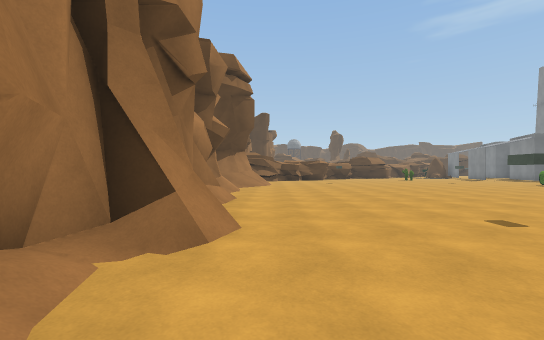
[1] (above)

21 first-person views from a walk through a 3-D level made in the Unity game engine. The camera is 1.3 m above the floor, looks level and sees 90° across. The floor is counted in squares, 2 m on a side. Each view is taken from the middle of a square. On the plan, view 1 faces up. The plan holds only what a view shows up to about 9 squares ahead; the rest is blank. The place goes on beyond the plan. Some surface patterns are stand-ins.

[2]
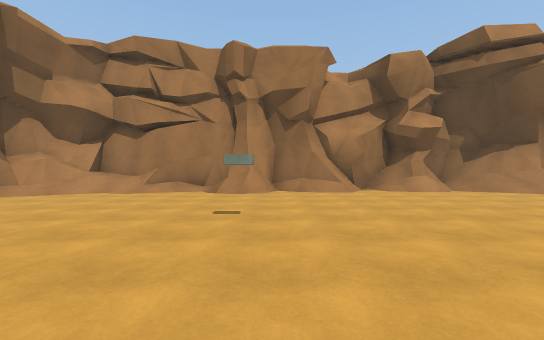

[3]
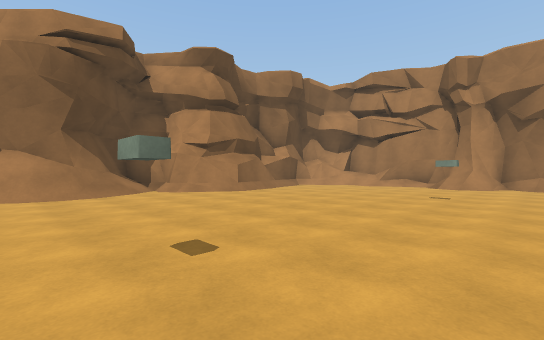

[4]
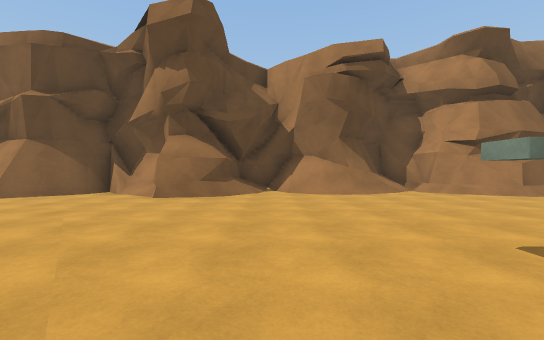

[5]
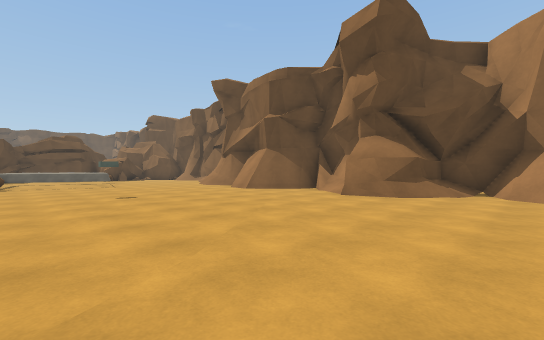

[6]
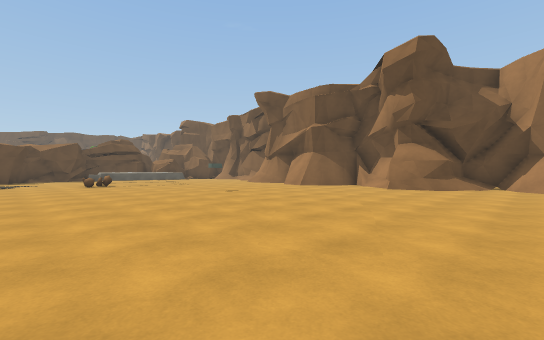

[7]
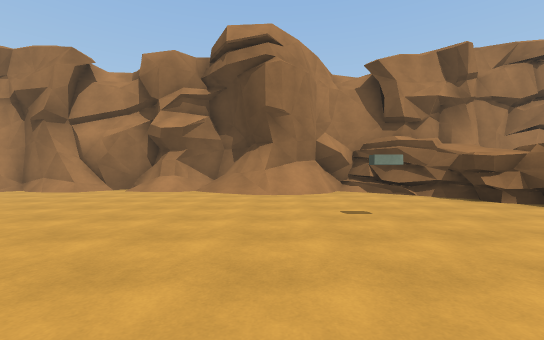

[8]
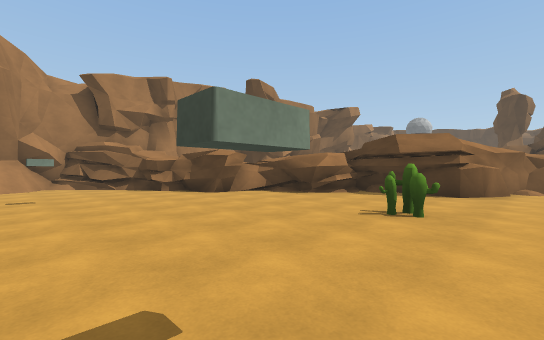

[9]
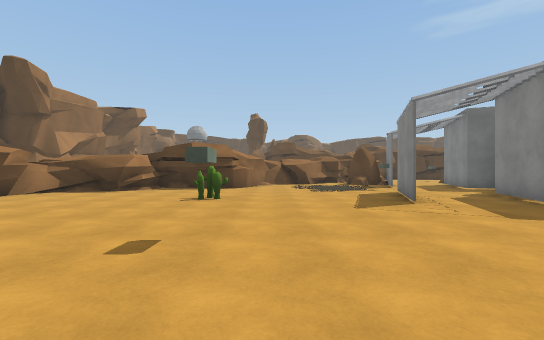

[10]
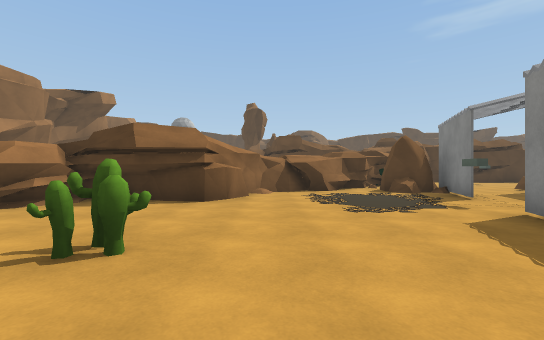

[11]
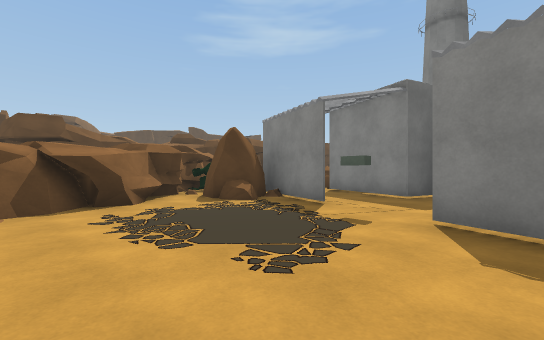

[12]
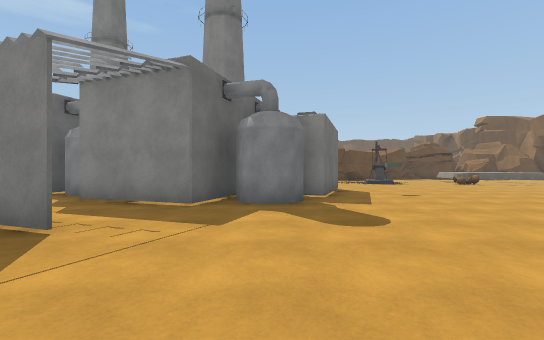

[13]
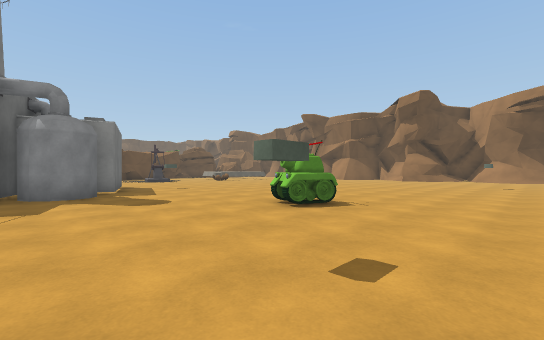

[14]
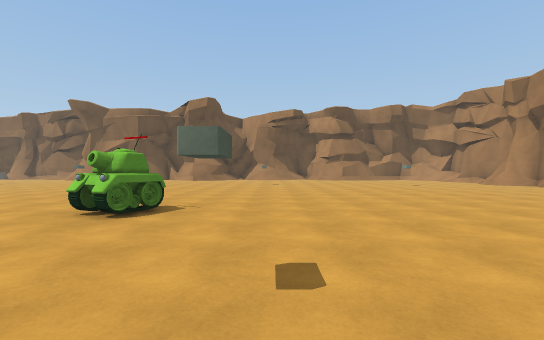

[15]
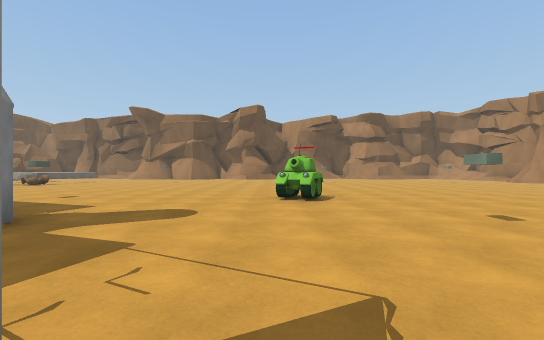

[16]
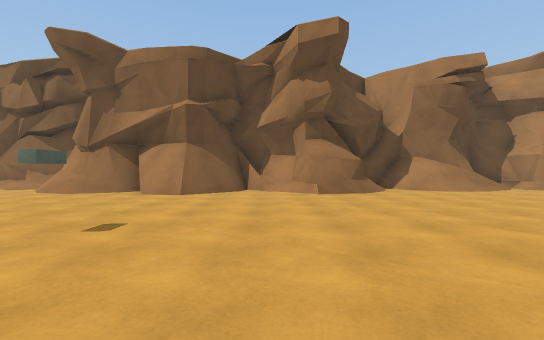

[17]
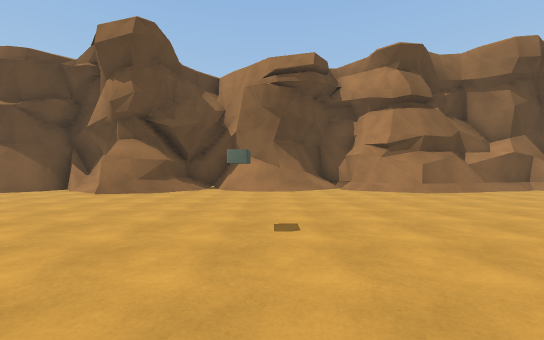

[18]
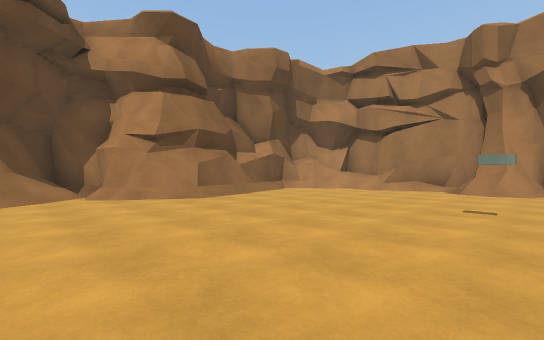

[19]
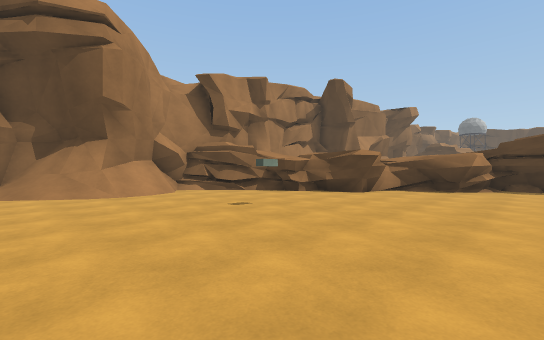

[20]
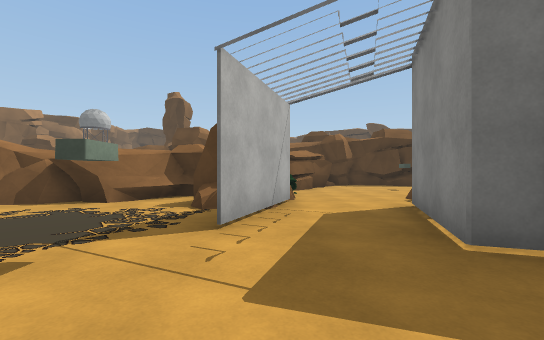

[21]
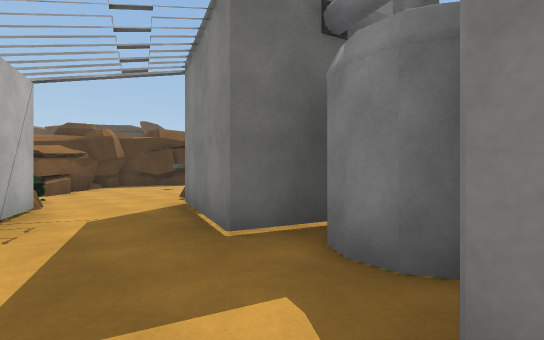

### Floor plan
Key: @ floor where view 1 was taken; # wall or solid block; x gap in a wall; . floor; / step, stairs or slope; ^ raised ledge; C cactus; R rock; T tank; O other object.
Columns run from 3 left of view 1 to 20 right of it. Each row starts with its distance up from view 1.
 29                    ##
 28                    #..
 27                   ##..O
 26                  ##....
 25                ###T...
 24              ###.RR...OO
 23             ##...##..#O
 22             #.....#..#
 21         #####....##.##
 20        ##........O..##
 19       ###........x..#
 18      ##.........##.##
 17     ##.....CC...#..#
 16   ###.............##
 15  ##................##
 14  #/................##
 13  #//................###
 12  ##/..................#
 11 ##/...........TT....O..
 10 #//....................
  9 ##/.....................
  8  #/.....................
  7  #......................
  6  #/.....................
  5  #/.....................
  4  #/.....................
  3  ##.........O.......O...
  2  #/.....................
  1  #/.....................
  0  #/@....................
 -1  #/.....................
 -2  ##/.//##/../../##..###/
 -3  #########/////#########
 -4          #/#^###
 -5          ###

Where each view was taken, in squares from view 1:
view 1: 0 up, 0 right, facing up
view 2: 4 up, 7 right, facing left
view 3: 5 up, 10 right, facing down-left
view 4: 5 up, 11 right, facing down
view 5: 5 up, 10 right, facing down-right
view 6: 8 up, 10 right, facing down-right
view 7: 12 up, 7 right, facing left
view 8: 13 up, 10 right, facing up-left
view 9: 11 up, 10 right, facing up
view 10: 15 up, 10 right, facing up
view 11: 18 up, 10 right, facing up-right
view 12: 14 up, 10 right, facing right
view 13: 15 up, 8 right, facing down-right
view 14: 15 up, 9 right, facing down
view 15: 17 up, 12 right, facing down
view 16: 6 up, 15 right, facing down
view 17: 6 up, 9 right, facing down
view 18: 4 up, 8 right, facing down-left
view 19: 10 up, 7 right, facing up-left
view 20: 18 up, 15 right, facing up
view 21: 18 up, 15 right, facing up-right
